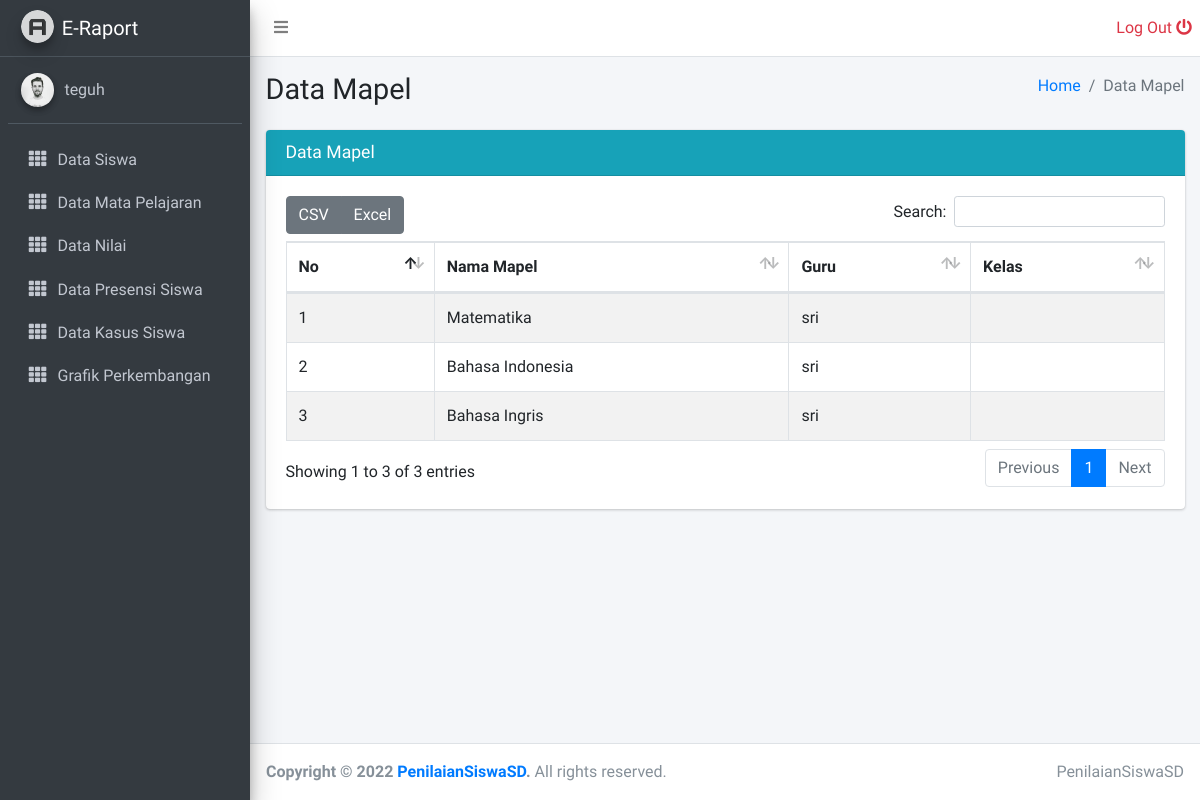
/guru/data_mapel.php (signed in), run on an earlier commit of the app's database.
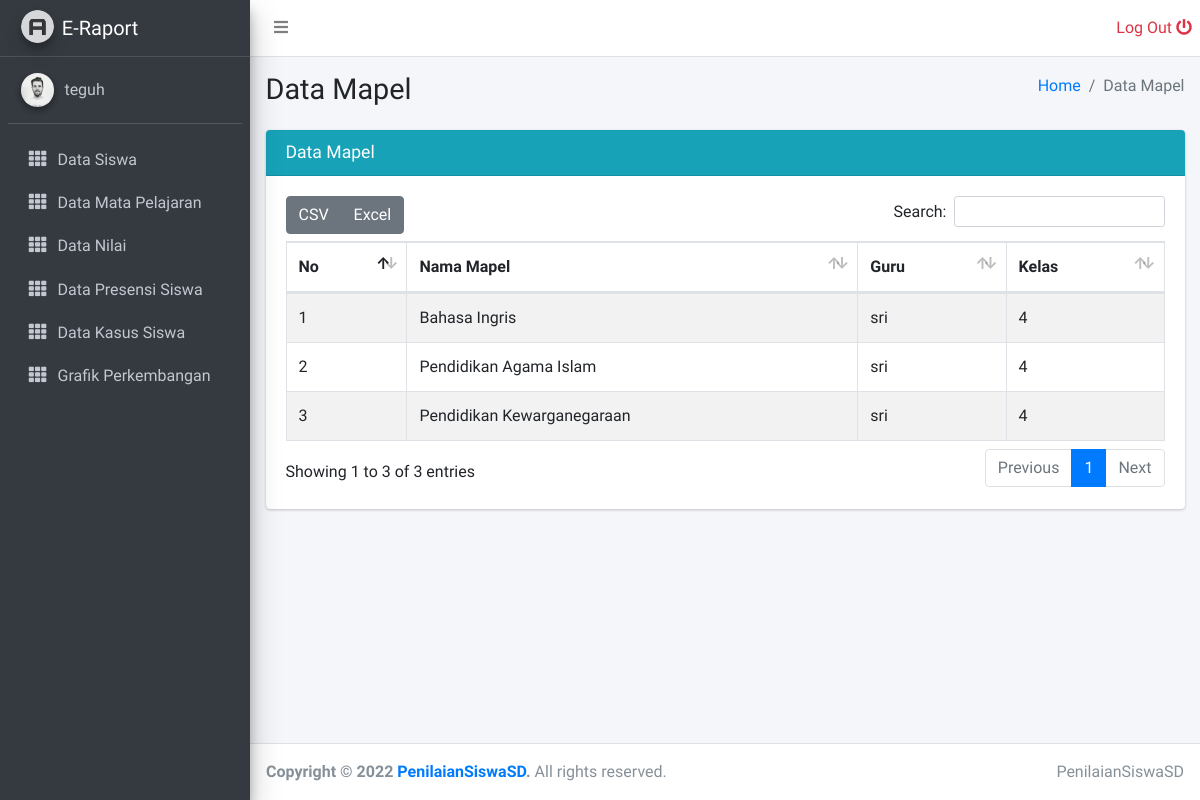
And on a later commit of the database.
### tables this page shows
CREATE TABLE `mata_pelajaran` (
  `id_pelajaran` int(11) NOT NULL,
  `nama_mata_pelajaran` varchar(30) NOT NULL,
  `id_guru` int(11) NOT NULL,
  `kelas` int(11) DEFAULT NULL
);

CREATE TABLE `data_guru` (
  `id_guru` int(11) NOT NULL,
  `nama_guru` varchar(40) NOT NULL,
  `jabatan` varchar(30) NOT NULL,
  `password` varchar(30) DEFAULT NULL,
  `nip` int(11) NOT NULL,
  `kelas` int(11) NOT NULL
);

### guru/data_mapel.php (the view, shortened to what this page needs)
<?php
include '../layouts/sidebar.php';
?>
  <div class="content-wrapper">
    <div class="content-header">
      <div class="container-fluid">
        <div class="row mb-2">
          <div class="col-sm-6">
            <h1 class="m-0">Data Mapel</h1>
          </div>
          <div class="col-sm-6">
            <ol class="breadcrumb float-sm-right">
              <li class="breadcrumb-item"><a href="#">Home</a></li>
              <li class="breadcrumb-item active">Data Mapel</li>
            </ol>
          </div>
        </div>
      </div>
    </div>
    <div class="content">
      <div class="container-fluid">
        <div class="row">
          <div class="col-12">
          <div class="card card-info">
              <div class="card-header">
                <h3 class="card-title">
                Data Mapel</h3>
              </div>
              <div class="card-body">
                <table id="example1" class="table table-bordered table-striped">
                  <thead>
                  <tr>
                    <th>No</th>
                    <th>Nama Mapel</th>
                    <th>Guru</th>
					<th>Kelas</th>
                  </tr>
                  </thead>
                  <tbody>
                  <?php
                    include '../config/koneksi.php';
                    $query = "SELECT * FROM mata_pelajaran
                    INNER JOIN data_guru ON mata_pelajaran.id_guru = data_guru.id_guru
					WHERE mata_pelajaran.id_guru='$_SESSION[id_user]'
					ORDER BY id_pelajaran ASC";
                    $result = mysqli_query($koneksi, $query);
                    $no = 1;
                    while($row = mysqli_fetch_assoc($result))
                    {
                    ?>
                  <tr>
                    <td><?php echo $no; ?></td>
                    <td><?php echo $row['nama_mata_pelajaran']; ?></td>
                    <td><?php echo $row['nama_guru']; ?></td>
					  <td><?php echo $row['kelas']; ?></td>
                  </tr>
                  <?php
                        $no++;
                    }
                  ?>
                  </tbody>
                </table>
              </div>
            </div>
          </div>
        </div>
      </div>
    </div>
  </div>
  <?php
    include '../layouts/footer.php';
  ?>

What changed in the data, as far as the page shows it:
removed mata_pelajaran: nama_mata_pelajaran "Matematika", id_guru.nama_guru "sri"
no longer on this page (row edited): mata_pelajaran: nama_mata_pelajaran "Bahasa Indonesia", id_guru.nama_guru "sri"
changed mata_pelajaran "Bahasa Ingris": id_guru.kelas (not shown) → "4"
added mata_pelajaran: nama_mata_pelajaran "Pendidikan Agama Islam", id_guru.nama_guru "sri", id_guru.kelas "4"
added mata_pelajaran: nama_mata_pelajaran "Pendidikan Kewarganegaraan", id_guru.nama_guru "sri", id_guru.kelas "4"
